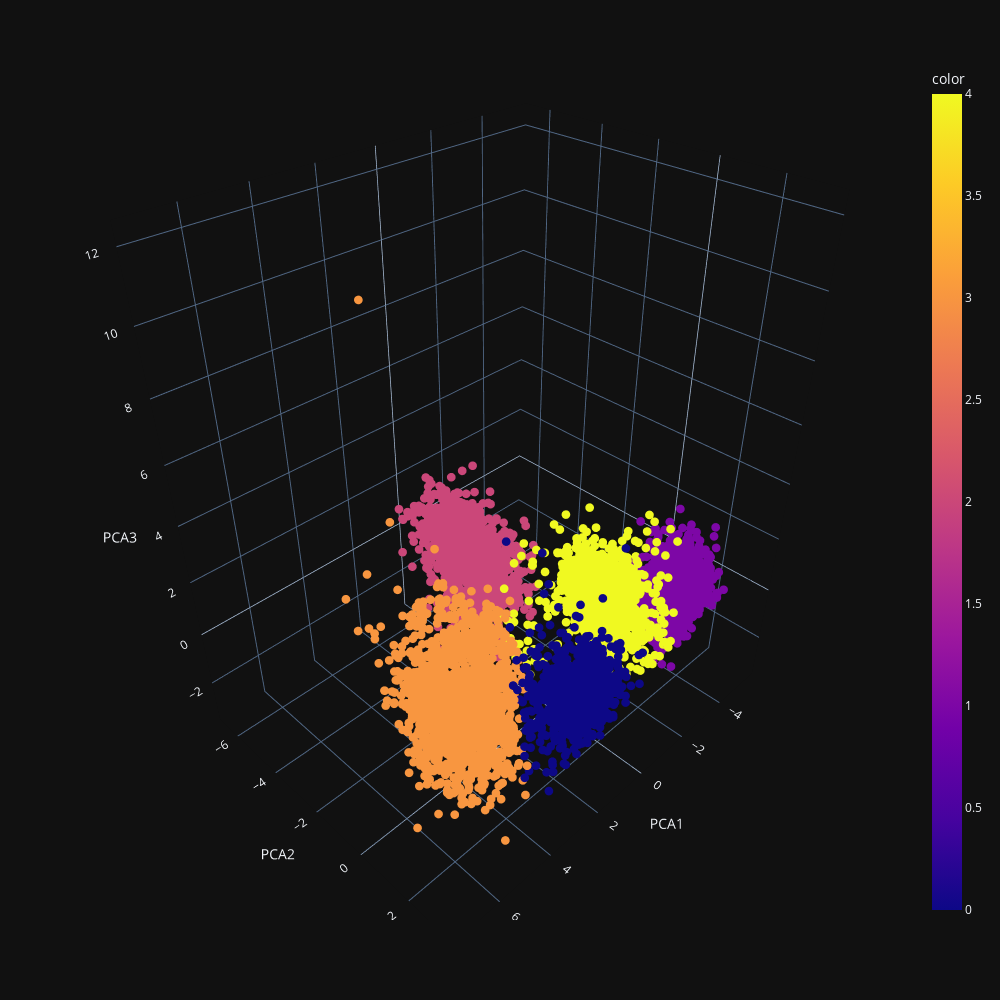

Here is the notebook cell this chart was saved with:
### Markdown cell above
#### Perform KMeans after PCA

### Code cell
from sklearn.cluster import KMeans
km = KMeans(n_clusters = 5, n_init= 10)
kmeans_cluster = km.fit_predict(xnorm)
fig = px.scatter_3d(data_frame= xtilde, x = pca1, y = pca2, z = pca3, color = kmeans_cluster,hover_name=y, template = 'plotly_dark')




fig.update_layout(scene=dict(xaxis_title='PCA1',
                  yaxis_title='PCA2', zaxis_title='PCA3'))
#resize the plot
fig.update_layout(width=1000, height=1000)
#make points smaller
fig.update_traces(marker=dict(
    size=3), selector=dict(mode='markers'))

fig.show()

### Figure 1 — Plotly figure (JSON) as saved in the notebook; plotly's stock layout.template omitted (floating-point values rounded to 4 significant figures; data arrays with more than 128 entries replaced by an {"elided": "..."} marker saying what was removed)
{"data": [{"hovertemplate": "<b>%{hovertext}</b><br><br>x=%{x}<br>y=%{y}<br>z=%{z}<br>color=%{marker.color}<extra></extra>", "hovertext": {"elided": "7500 str values"}, "legendgroup": "", "marker": {"color": {"elided": "7500 int values"}, "coloraxis": "coloraxis", "size": 3, "symbol": "circle"}, "mode": "markers", "name": "", "scene": "scene", "showlegend": false, "type": "scatter3d", "x": {"elided": "7500 float values"}, "y": {"elided": "7500 float values"}, "z": {"elided": "7500 float values"}}], "layout": {"coloraxis": {"colorbar": {"title": {"text": "color"}}, "colorscale": [[0, "#0d0887"], [0.1111, "#46039f"], [0.2222, "#7201a8"], [0.3333, "#9c179e"], [0.4444, "#bd3786"], [0.5556, "#d8576b"], [0.6667, "#ed7953"], [0.7778, "#fb9f3a"], [0.8889, "#fdca26"], [1, "#f0f921"]]}, "height": 1000, "legend": {"tracegroupgap": 0}, "margin": {"t": 60}, "scene": {"domain": {"x": [0, 1], "y": [0, 1]}, "xaxis": {"title": {"text": "PCA1"}}, "yaxis": {"title": {"text": "PCA2"}}, "zaxis": {"title": {"text": "PCA3"}}}, "width": 1000}}
